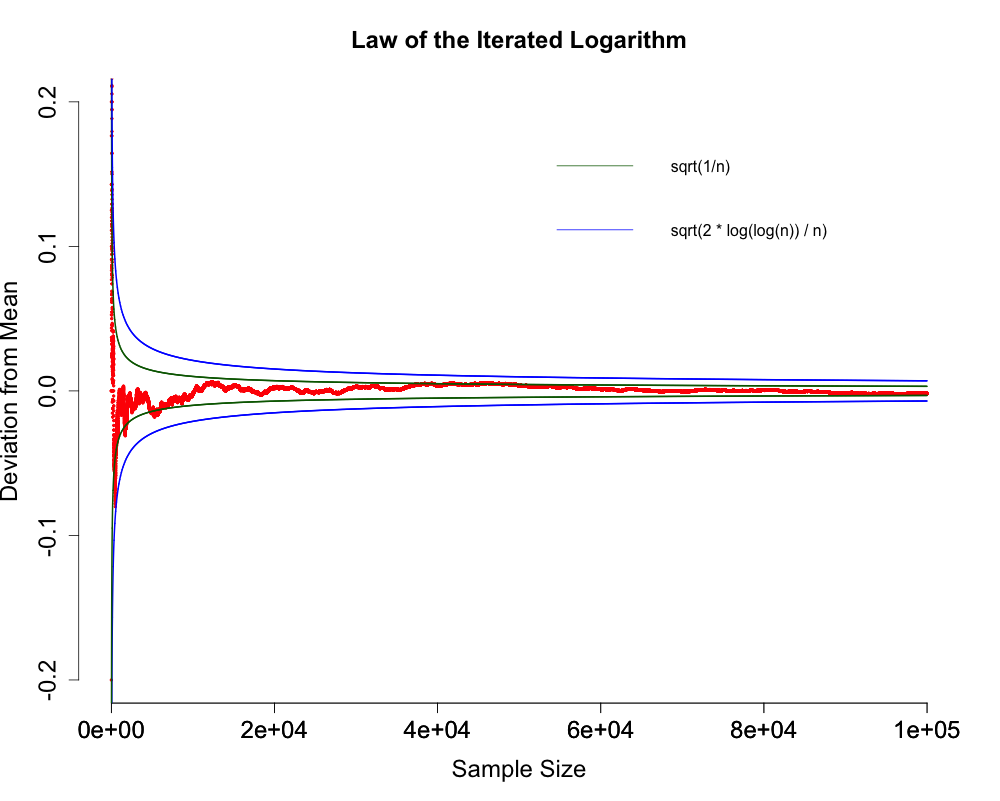

Source code (R):
# --------------------------------------------------------------------- 
# Quantlet:      Law of Iterated Logarithm
# ---------------------------------------------------------------------
# Published in:
# ---------------------------------------------------------------------
# Description:   Plot the average of n Bernoulli trials (each taking a 
#                value of +/- 1, with probability 0.5) to show the law 
#                of large numbers and the law of the iterated logarithm.
#                Plot of sample mean (red), its asymptotic standard 
#                deviation (dark-green) and its bound given by law of iterated
#                logarithm (blue).
# --------------------------------------------------------------------- 
# Inputs:        
# --------------------------------------------------------------------- 
# Output:        
# ---------------------------------------------------------------------  
# See also:      
# ---------------------------------------------------------------------
# Keywords:      bernoulli, plot, random, random-number-generation, 
#                simulation
# --------------------------------------------------------------------- 
# Author:        Chen Huang, Ya Qian

## clear history
rm(list = ls(all = TRUE))
graphics.off()

## Initialize 
y  = 0
m  = 0
N1 = 0
N2 = 0

for (n in 1:1e+05) {
    ## Simulate the paths of Bernoulli Distribution
    y  = c(y, (1 + (-1 - 1) * (runif(1) < 0.5)))  
    ## Calculate the sample mean
    m  = c(m, mean(y[-1]))
    ## Calculate the asymptotic standard deviation
    N1 = c(N1, sqrt(1/n))
    ## Calculate the bounds of the sample mean
    N2 = c(N2, sqrt(2 * log(log(n))/n))
}

## Remove the initial zeros of each vector
m  = m[-1]
N1 = N1[-1]
N2 = N2[-1]

## Plot the sample mean 
par(cex.lab = 1.5, cex.axis = 1.5, cex.main = 1.5, pch = 20)
plot(m, ylim = c(-0.2, 0.2), type = "p", col = "red", main = "Law 
     of the Iterated Logarithm", xlab = "Sample Size", ylab = 
     "Deviation from Mean", cex = 0.5, bty = "n")
legend(50000, 0.2, c("sqrt(1/n)", "sqrt(2 * log(log(n)) / n)"), 
       lty = c(1, 1), col = c("dark green", "blue"), box.col = 
       "white", pt.cex = 1.5 )

## Add the asymptotic standard deviation and bounds
lines(N1,  lty = 1, lwd = 2, col = "dark green")
lines(-N1, lty = 1, lwd = 2, col = "dark green")
lines(N2,  lty = 1, lwd = 2, col = "blue")
lines(-N2, lty = 1, lwd = 2, col = "blue")

 
